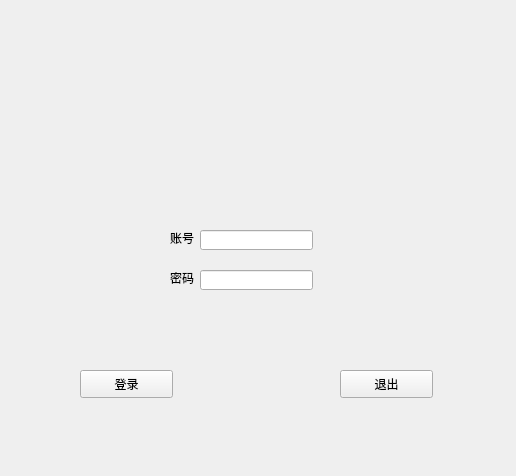
<?xml version="1.0" encoding="UTF-8"?>
<ui version="4.0">
 <class>COM</class>
 <widget class="QWidget" name="COM">
  <property name="geometry">
   <rect>
    <x>0</x>
    <y>0</y>
    <width>516</width>
    <height>476</height>
   </rect>
  </property>
  <property name="windowTitle">
   <string>COM</string>
  </property>
  <widget class="QLineEdit" name="Name_Value">
   <property name="geometry">
    <rect>
     <x>200</x>
     <y>230</y>
     <width>113</width>
     <height>20</height>
    </rect>
   </property>
  </widget>
  <widget class="QLineEdit" name="Key_Value">
   <property name="geometry">
    <rect>
     <x>200</x>
     <y>270</y>
     <width>113</width>
     <height>20</height>
    </rect>
   </property>
  </widget>
  <widget class="QLabel" name="Name_Lab">
   <property name="geometry">
    <rect>
     <x>170</x>
     <y>230</y>
     <width>31</width>
     <height>16</height>
    </rect>
   </property>
   <property name="text">
    <string>账号</string>
   </property>
  </widget>
  <widget class="QLabel" name="Key_Lab">
   <property name="geometry">
    <rect>
     <x>170</x>
     <y>270</y>
     <width>31</width>
     <height>16</height>
    </rect>
   </property>
   <property name="text">
    <string>密码</string>
   </property>
  </widget>
  <widget class="QPushButton" name="Login">
   <property name="geometry">
    <rect>
     <x>80</x>
     <y>370</y>
     <width>93</width>
     <height>28</height>
    </rect>
   </property>
   <property name="text">
    <string>登录</string>
   </property>
  </widget>
  <widget class="QPushButton" name="Cancle">
   <property name="geometry">
    <rect>
     <x>340</x>
     <y>370</y>
     <width>93</width>
     <height>28</height>
    </rect>
   </property>
   <property name="text">
    <string>退出</string>
   </property>
  </widget>
 </widget>
 <layoutdefault spacing="6" margin="11"/>
 <resources/>
 <connections>
  <connection>
   <sender>Cancle</sender>
   <signal>clicked()</signal>
   <receiver>COM</receiver>
   <slot>close()</slot>
   <hints>
    <hint type="sourcelabel">
     <x>386</x>
     <y>383</y>
    </hint>
    <hint type="destinationlabel">
     <x>257</x>
     <y>237</y>
    </hint>
   </hints>
  </connection>
 </connections>
</ui>
